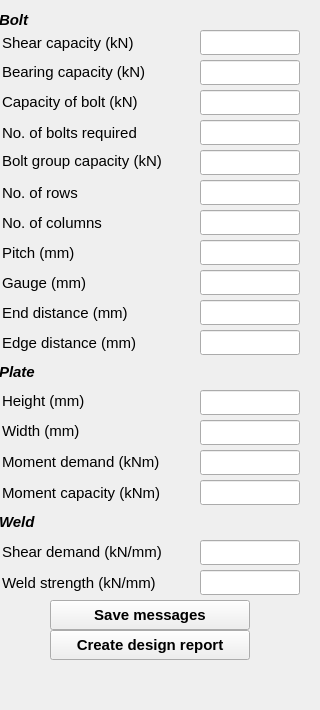
  <widget class="QDockWidget" name="outputDock">
   <property name="sizePolicy">
    <sizepolicy hsizetype="Preferred" vsizetype="Preferred">
     <horstretch>0</horstretch>
     <verstretch>0</verstretch>
    </sizepolicy>
   </property>
   <property name="minimumSize">
    <size>
     <width>320</width>
     <height>710</height>
    </size>
   </property>
   <property name="maximumSize">
    <size>
     <width>310</width>
     <height>710</height>
    </size>
   </property>
   <property name="font">
    <font>
     <family>Arial</family>
     <pointsize>11</pointsize>
     <weight>75</weight>
     <bold>true</bold>
    </font>
   </property>
   <property name="windowTitle">
    <string>Output dock</string>
   </property>
   <attribute name="dockWidgetArea">
    <number>2</number>
   </attribute>
   <widget class="QWidget" name="dockWidgetContents_2">
    <widget class="QLineEdit" name="txtNoBolts">
     <property name="geometry">
      <rect>
       <x>200</x>
       <y>120</y>
       <width>100</width>
       <height>25</height>
      </rect>
     </property>
     <property name="font">
      <font>
       <weight>50</weight>
       <bold>false</bold>
      </font>
     </property>
     <property name="readOnly">
      <bool>true</bool>
     </property>
    </widget>
    <widget class="QLabel" name="t_7">
     <property name="geometry">
      <rect>
       <x>2</x>
       <y>120</y>
       <width>191</width>
       <height>25</height>
      </rect>
     </property>
     <property name="font">
      <font>
       <pointsize>11</pointsize>
       <weight>50</weight>
       <bold>false</bold>
      </font>
     </property>
     <property name="text">
      <string>No. of bolts required</string>
     </property>
    </widget>
    <widget class="QLineEdit" name="txtShrCapacity">
     <property name="geometry">
      <rect>
       <x>200</x>
       <y>30</y>
       <width>100</width>
       <height>25</height>
      </rect>
     </property>
     <property name="font">
      <font>
       <weight>50</weight>
       <bold>false</bold>
      </font>
     </property>
     <property name="focusPolicy">
      <enum>Qt::StrongFocus</enum>
     </property>
     <property name="text">
      <string/>
     </property>
     <property name="readOnly">
      <bool>true</bool>
     </property>
    </widget>
    <widget class="QLineEdit" name="txtPitch">
     <property name="geometry">
      <rect>
       <x>200</x>
       <y>240</y>
       <width>100</width>
       <height>25</height>
      </rect>
     </property>
     <property name="font">
      <font>
       <weight>50</weight>
       <bold>false</bold>
      </font>
     </property>
     <property name="readOnly">
      <bool>true</bool>
     </property>
    </widget>
    <widget class="QLineEdit" name="txtGuage">
     <property name="geometry">
      <rect>
       <x>200</x>
       <y>270</y>
       <width>100</width>
       <height>25</height>
      </rect>
     </property>
     <property name="font">
      <font>
       <weight>50</weight>
       <bold>false</bold>
      </font>
     </property>
     <property name="readOnly">
      <bool>true</bool>
     </property>
    </widget>
    <widget class="QLineEdit" name="txtBoltCapacity">
     <property name="geometry">
      <rect>
       <x>200</x>
       <y>90</y>
       <width>100</width>
       <height>25</height>
      </rect>
     </property>
     <property name="font">
      <font>
       <weight>50</weight>
       <bold>false</bold>
      </font>
     </property>
     <property name="focusPolicy">
      <enum>Qt::StrongFocus</enum>
     </property>
     <property name="readOnly">
      <bool>true</bool>
     </property>
    </widget>
    <widget class="QLineEdit" name="txt_col">
     <property name="geometry">
      <rect>
       <x>200</x>
       <y>210</y>
       <width>100</width>
       <height>25</height>
      </rect>
     </property>
     <property name="font">
      <font>
       <weight>50</weight>
       <bold>false</bold>
      </font>
     </property>
     <property name="readOnly">
      <bool>true</bool>
     </property>
    </widget>
    <widget class="QLineEdit" name="txt_row">
     <property name="geometry">
      <rect>
       <x>200</x>
       <y>180</y>
       <width>100</width>
       <height>25</height>
      </rect>
     </property>
     <property name="font">
      <font>
       <weight>50</weight>
       <bold>false</bold>
      </font>
     </property>
     <property name="readOnly">
      <bool>true</bool>
     </property>
    </widget>
    <widget class="QLabel" name="label_152">
     <property name="geometry">
      <rect>
       <x>2</x>
       <y>270</y>
       <width>130</width>
       <height>25</height>
      </rect>
     </property>
     <property name="font">
      <font>
       <pointsize>11</pointsize>
       <weight>50</weight>
       <bold>false</bold>
      </font>
     </property>
     <property name="text">
      <string>Gauge (mm)</string>
     </property>
    </widget>
    <widget class="QLabel" name="labl123_7">
     <property name="geometry">
      <rect>
       <x>2</x>
       <y>90</y>
       <width>179</width>
       <height>25</height>
      </rect>
     </property>
     <property name="font">
      <font>
       <pointsize>11</pointsize>
       <weight>50</weight>
       <bold>false</bold>
      </font>
     </property>
     <property name="text">
      <string>&lt;html&gt;&lt;head/&gt;&lt;body&gt;&lt;p&gt;Capacity of bolt (kN)&lt;/p&gt;&lt;/body&gt;&lt;/html&gt;</string>
     </property>
    </widget>
    <widget class="QLineEdit" name="txtbearCapacity">
     <property name="geometry">
      <rect>
       <x>200</x>
       <y>60</y>
       <width>100</width>
       <height>25</height>
      </rect>
     </property>
     <property name="font">
      <font>
       <weight>50</weight>
       <bold>false</bold>
      </font>
     </property>
     <property name="focusPolicy">
      <enum>Qt::StrongFocus</enum>
     </property>
     <property name="readOnly">
      <bool>true</bool>
     </property>
    </widget>
    <widget class="QLabel" name="label_153">
     <property name="geometry">
      <rect>
       <x>2</x>
       <y>300</y>
       <width>179</width>
       <height>25</height>
      </rect>
     </property>
     <property name="font">
      <font>
       <pointsize>11</pointsize>
       <weight>50</weight>
       <bold>false</bold>
      </font>
     </property>
     <property name="text">
      <string>End distance (mm)</string>
     </property>
    </widget>
    <widget class="QLabel" name="lbl_col_7">
     <property name="geometry">
      <rect>
       <x>2</x>
       <y>210</y>
       <width>130</width>
       <height>25</height>
      </rect>
     </property>
     <property name="font">
      <font>
       <pointsize>11</pointsize>
       <weight>50</weight>
       <bold>false</bold>
      </font>
     </property>
     <property name="text">
      <string>No. of columns</string>
     </property>
    </widget>
    <widget class="QLabel" name="label_154">
     <property name="geometry">
      <rect>
       <x>2</x>
       <y>240</y>
       <width>130</width>
       <height>25</height>
      </rect>
     </property>
     <property name="font">
      <font>
       <pointsize>11</pointsize>
       <weight>50</weight>
       <bold>false</bold>
      </font>
     </property>
     <property name="text">
      <string>Pitch (mm)</string>
     </property>
    </widget>
    <widget class="QLineEdit" name="txtEdgeDist">
     <property name="geometry">
      <rect>
       <x>200</x>
       <y>330</y>
       <width>100</width>
       <height>25</height>
      </rect>
     </property>
     <property name="font">
      <font>
       <weight>50</weight>
       <bold>false</bold>
      </font>
     </property>
     <property name="readOnly">
      <bool>true</bool>
     </property>
    </widget>
    <widget class="QLabel" name="lbl_row_7">
     <property name="geometry">
      <rect>
       <x>2</x>
       <y>180</y>
       <width>130</width>
       <height>25</height>
      </rect>
     </property>
     <property name="font">
      <font>
       <pointsize>11</pointsize>
       <weight>50</weight>
       <bold>false</bold>
      </font>
     </property>
     <property name="text">
      <string>No. of rows</string>
     </property>
    </widget>
    <widget class="QLabel" name="label_155">
     <property name="geometry">
      <rect>
       <x>2</x>
       <y>330</y>
       <width>179</width>
       <height>25</height>
      </rect>
     </property>
     <property name="font">
      <font>
       <pointsize>11</pointsize>
       <weight>50</weight>
       <bold>false</bold>
      </font>
     </property>
     <property name="text">
      <string>Edge distance (mm)</string>
     </property>
    </widget>
    <widget class="QLabel" name="label_156">
     <property name="geometry">
      <rect>
       <x>2</x>
       <y>30</y>
       <width>161</width>
       <height>25</height>
      </rect>
     </property>
     <property name="font">
      <font>
       <pointsize>11</pointsize>
       <weight>50</weight>
       <bold>false</bold>
      </font>
     </property>
     <property name="text">
      <string>Shear capacity (kN)</string>
     </property>
    </widget>
    <widget class="QLineEdit" name="txtEndDist">
     <property name="geometry">
      <rect>
       <x>200</x>
       <y>300</y>
       <width>100</width>
       <height>25</height>
      </rect>
     </property>
     <property name="font">
      <font>
       <weight>50</weight>
       <bold>false</bold>
      </font>
     </property>
     <property name="readOnly">
      <bool>true</bool>
     </property>
    </widget>
    <widget class="QLabel" name="label_157">
     <property name="geometry">
      <rect>
       <x>-1</x>
       <y>10</y>
       <width>66</width>
       <height>20</height>
      </rect>
     </property>
     <property name="font">
      <font>
       <pointsize>11</pointsize>
       <weight>50</weight>
       <italic>true</italic>
       <bold>false</bold>
       <underline>false</underline>
       <kerning>false</kerning>
      </font>
     </property>
     <property name="text">
      <string>&lt;html&gt;&lt;head/&gt;&lt;body&gt;&lt;p&gt;&lt;span style=&quot; font-weight:600;&quot;&gt;Bolt&lt;/span&gt;&lt;/p&gt;&lt;/body&gt;&lt;/html&gt;</string>
     </property>
    </widget>
    <widget class="QLabel" name="label_158">
     <property name="geometry">
      <rect>
       <x>2</x>
       <y>60</y>
       <width>179</width>
       <height>25</height>
      </rect>
     </property>
     <property name="font">
      <font>
       <pointsize>11</pointsize>
       <weight>50</weight>
       <bold>false</bold>
      </font>
     </property>
     <property name="text">
      <string>&lt;html&gt;&lt;head/&gt;&lt;body&gt;&lt;p&gt;Bearing capacity (kN)&lt;/p&gt;&lt;/body&gt;&lt;/html&gt;</string>
     </property>
    </widget>
    <widget class="QLabel" name="label_160">
     <property name="geometry">
      <rect>
       <x>2</x>
       <y>480</y>
       <width>191</width>
       <height>25</height>
      </rect>
     </property>
     <property name="font">
      <font>
       <pointsize>11</pointsize>
       <weight>50</weight>
       <bold>false</bold>
      </font>
     </property>
     <property name="text">
      <string>Moment capacity (kNm)</string>
     </property>
    </widget>
    <widget class="QLineEdit" name="txtMomntCapacity">
     <property name="geometry">
      <rect>
       <x>200</x>
       <y>480</y>
       <width>100</width>
       <height>25</height>
      </rect>
     </property>
     <property name="font">
      <font>
       <weight>50</weight>
       <bold>false</bold>
      </font>
     </property>
     <property name="readOnly">
      <bool>true</bool>
     </property>
    </widget>
    <widget class="QLabel" name="label_161">
     <property name="geometry">
      <rect>
       <x>-1</x>
       <y>360</y>
       <width>130</width>
       <height>25</height>
      </rect>
     </property>
     <property name="font">
      <font>
       <pointsize>11</pointsize>
      </font>
     </property>
     <property name="text">
      <string>&lt;html&gt;&lt;head/&gt;&lt;body&gt;&lt;p&gt;&lt;span style=&quot; font-weight:600; font-style:italic;&quot;&gt;Plate&lt;/span&gt;&lt;/p&gt;&lt;/body&gt;&lt;/html&gt;</string>
     </property>
    </widget>
    <widget class="QLineEdit" name="txtExtMomnt">
     <property name="geometry">
      <rect>
       <x>200</x>
       <y>450</y>
       <width>100</width>
       <height>25</height>
      </rect>
     </property>
     <property name="font">
      <font>
       <weight>50</weight>
       <bold>false</bold>
      </font>
     </property>
     <property name="readOnly">
      <bool>true</bool>
     </property>
    </widget>
    <widget class="QLabel" name="label_162">
     <property name="geometry">
      <rect>
       <x>2</x>
       <y>450</y>
       <width>191</width>
       <height>25</height>
      </rect>
     </property>
     <property name="font">
      <font>
       <pointsize>11</pointsize>
       <weight>50</weight>
       <bold>false</bold>
      </font>
     </property>
     <property name="focusPolicy">
      <enum>Qt::NoFocus</enum>
     </property>
     <property name="text">
      <string>&lt;html&gt;&lt;head/&gt;&lt;body&gt;&lt;p&gt;Moment demand (kNm)&lt;/p&gt;&lt;/body&gt;&lt;/html&gt;</string>
     </property>
    </widget>
    <widget class="QLineEdit" name="txtWeldStrng">
     <property name="geometry">
      <rect>
       <x>200</x>
       <y>570</y>
       <width>100</width>
       <height>25</height>
      </rect>
     </property>
     <property name="font">
      <font>
       <weight>50</weight>
       <bold>false</bold>
      </font>
     </property>
     <property name="readOnly">
      <bool>true</bool>
     </property>
    </widget>
    <widget class="QLabel" name="label_163">
     <property name="geometry">
      <rect>
       <x>2</x>
       <y>540</y>
       <width>191</width>
       <height>25</height>
      </rect>
     </property>
     <property name="font">
      <font>
       <pointsize>11</pointsize>
       <weight>50</weight>
       <bold>false</bold>
      </font>
     </property>
     <property name="text">
      <string>&lt;html&gt;&lt;head/&gt;&lt;body&gt;&lt;p&gt;Shear demand (kN/mm)&lt;/p&gt;&lt;/body&gt;&lt;/html&gt;</string>
     </property>
    </widget>
    <widget class="QLabel" name="label_164">
     <property name="geometry">
      <rect>
       <x>2</x>
       <y>570</y>
       <width>191</width>
       <height>25</height>
      </rect>
     </property>
     <property name="font">
      <font>
       <pointsize>11</pointsize>
       <weight>50</weight>
       <bold>false</bold>
      </font>
     </property>
     <property name="text">
      <string>Weld strength (kN/mm)</string>
     </property>
    </widget>
    <widget class="QLineEdit" name="txtResltShr">
     <property name="geometry">
      <rect>
       <x>200</x>
       <y>540</y>
       <width>100</width>
       <height>25</height>
      </rect>
     </property>
     <property name="font">
      <font>
       <weight>50</weight>
       <bold>false</bold>
      </font>
     </property>
     <property name="readOnly">
      <bool>true</bool>
     </property>
    </widget>
    <widget class="QLabel" name="label_166">
     <property name="geometry">
      <rect>
       <x>-1</x>
       <y>510</y>
       <width>130</width>
       <height>25</height>
      </rect>
     </property>
     <property name="font">
      <font>
       <pointsize>11</pointsize>
      </font>
     </property>
     <property name="text">
      <string>&lt;html&gt;&lt;head/&gt;&lt;body&gt;&lt;p&gt;&lt;span style=&quot; font-weight:600; font-style:italic;&quot;&gt;Weld&lt;/span&gt;&lt;/p&gt;&lt;/body&gt;&lt;/html&gt;</string>
     </property>
    </widget>
    <widget class="QPushButton" name="btn_SaveMessages">
     <property name="geometry">
      <rect>
       <x>50</x>
       <y>600</y>
       <width>200</width>
       <height>30</height>
      </rect>
     </property>
     <property name="toolTip">
      <string>Save log messages</string>
     </property>
     <property name="text">
      <string>Save messages</string>
     </property>
     <property name="autoDefault">
      <bool>true</bool>
     </property>
    </widget>
    <widget class="QPushButton" name="btn_CreateDesign">
     <property name="geometry">
      <rect>
       <x>50</x>
       <y>630</y>
       <width>200</width>
       <height>30</height>
      </rect>
     </property>
     <property name="toolTip">
      <string>Create design report</string>
     </property>
     <property name="text">
      <string>Create design report</string>
     </property>
     <property name="autoDefault">
      <bool>true</bool>
     </property>
    </widget>
    <widget class="QLabel" name="plateHeight">
     <property name="geometry">
      <rect>
       <x>2</x>
       <y>390</y>
       <width>100</width>
       <height>22</height>
      </rect>
     </property>
     <property name="font">
      <font>
       <pointsize>11</pointsize>
       <weight>50</weight>
       <bold>false</bold>
      </font>
     </property>
     <property name="text">
      <string>Height (mm)</string>
     </property>
    </widget>
    <widget class="QLineEdit" name="txtplate_ht">
     <property name="geometry">
      <rect>
       <x>200</x>
       <y>390</y>
       <width>100</width>
       <height>25</height>
      </rect>
     </property>
     <property name="font">
      <font>
       <weight>50</weight>
       <bold>false</bold>
      </font>
     </property>
     <property name="readOnly">
      <bool>true</bool>
     </property>
    </widget>
    <widget class="QLineEdit" name="txtplate_width">
     <property name="geometry">
      <rect>
       <x>200</x>
       <y>420</y>
       <width>100</width>
       <height>25</height>
      </rect>
     </property>
     <property name="font">
      <font>
       <weight>50</weight>
       <bold>false</bold>
      </font>
     </property>
     <property name="readOnly">
      <bool>true</bool>
     </property>
    </widget>
    <widget class="QLabel" name="label_2">
     <property name="geometry">
      <rect>
       <x>2</x>
       <y>420</y>
       <width>100</width>
       <height>22</height>
      </rect>
     </property>
     <property name="font">
      <font>
       <pointsize>11</pointsize>
       <weight>50</weight>
       <bold>false</bold>
      </font>
     </property>
     <property name="text">
      <string>Width (mm)</string>
     </property>
    </widget>
    <widget class="QLabel" name="label_10">
     <property name="geometry">
      <rect>
       <x>2</x>
       <y>150</y>
       <width>200</width>
       <height>22</height>
      </rect>
     </property>
     <property name="font">
      <font>
       <pointsize>11</pointsize>
       <weight>50</weight>
       <bold>false</bold>
      </font>
     </property>
     <property name="text">
      <string>Bolt group capacity (kN)</string>
     </property>
    </widget>
    <widget class="QLineEdit" name="txtboltgrpcapacity">
     <property name="geometry">
      <rect>
       <x>200</x>
       <y>150</y>
       <width>100</width>
       <height>25</height>
      </rect>
     </property>
     <property name="font">
      <font>
       <weight>50</weight>
       <bold>false</bold>
      </font>
     </property>
     <property name="readOnly">
      <bool>true</bool>
     </property>
    </widget>
   </widget>
  </widget>
